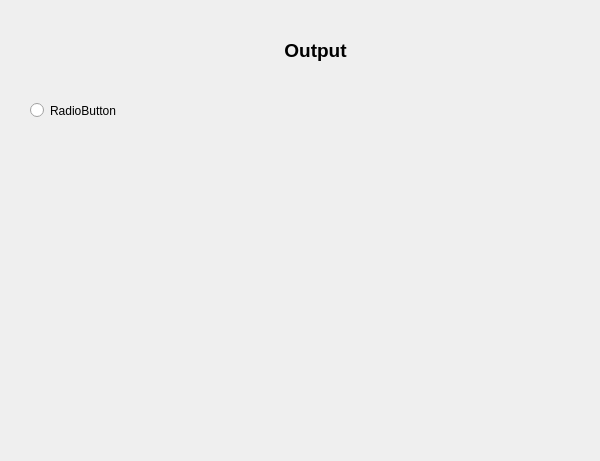
<?xml version="1.0" encoding="UTF-8"?>
<ui version="4.0">
 <class>OutputPage</class>
 <widget class="QWidget" name="OutputPage">
  <property name="geometry">
   <rect>
    <x>0</x>
    <y>0</y>
    <width>600</width>
    <height>461</height>
   </rect>
  </property>
  <property name="windowTitle">
   <string>Form</string>
  </property>
  <widget class="QRadioButton" name="radioButton">
   <property name="geometry">
    <rect>
     <x>30</x>
     <y>100</y>
     <width>104</width>
     <height>21</height>
    </rect>
   </property>
   <property name="text">
    <string>RadioButton</string>
   </property>
  </widget>
  <widget class="QLabel" name="label_2">
   <property name="geometry">
    <rect>
     <x>170</x>
     <y>10</y>
     <width>291</width>
     <height>81</height>
    </rect>
   </property>
   <property name="font">
    <font>
     <pointsize>14</pointsize>
     <weight>75</weight>
     <bold>true</bold>
    </font>
   </property>
   <property name="text">
    <string>Output</string>
   </property>
   <property name="alignment">
    <set>Qt::AlignCenter</set>
   </property>
  </widget>
 </widget>
 <resources/>
 <connections/>
</ui>
